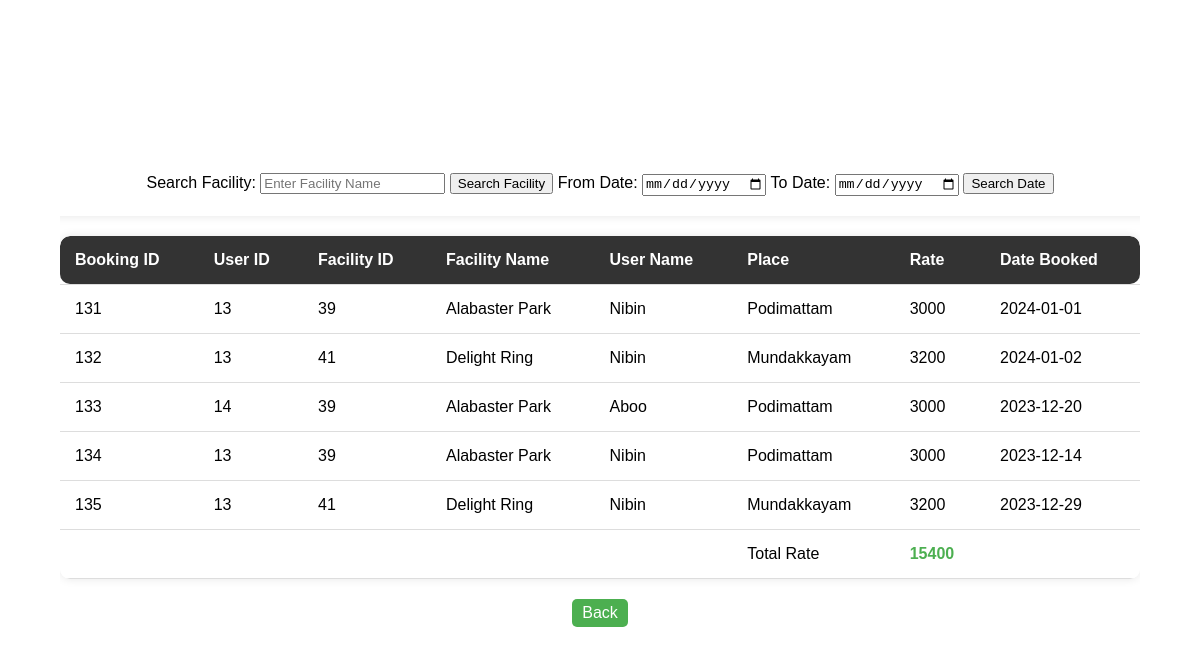
Page /allbookings.php on the committed database.
### tables this page shows
CREATE TABLE `booking_list` (
  `id` int(11) NOT NULL COMMENT 'AUTO_INCREMENT',
  `ref_code` varchar(100) NOT NULL,
  `user_id` int(11) NOT NULL,
  `facility_id` int(11) NOT NULL,
  `date_from` date NOT NULL,
  `payment_status` varchar(20) NOT NULL,
  `status` tinyint(2) NOT NULL DEFAULT 0,
  `date_created` datetime NOT NULL DEFAULT current_timestamp(),
  `date_updated` datetime DEFAULT NULL ON UPDATE current_timestamp() COMMENT 'ON UPDATE CURRENT_TIMESTAMP()',
  `amount` int(11) NOT NULL
);

CREATE TABLE `facility_list` (
  `facility_id` int(11) NOT NULL COMMENT 'AUTO_INCREMENT',
  `image_path` text NOT NULL,
  `status` tinyint(1) NOT NULL DEFAULT 1,
  `date_created` datetime NOT NULL DEFAULT current_timestamp(),
  `date_updated` datetime DEFAULT NULL ON UPDATE current_timestamp() COMMENT 'ON UPDATE CURRENT_TIMESTAMP()',
  `name` text NOT NULL,
  `place` varchar(30) NOT NULL,
  `description` text NOT NULL,
  `rate` int(10) NOT NULL
);

CREATE TABLE `customer_details` (
  `id` int(11) NOT NULL COMMENT 'AUTO_INCREMENT',
  `firstname` text NOT NULL,
  `middlename` text DEFAULT NULL,
  `lastname` text NOT NULL,
  `gender` text NOT NULL,
  `contact` text NOT NULL,
  `address` text NOT NULL,
  `email` text NOT NULL,
  `password` text NOT NULL,
  `confirm_password` text DEFAULT NULL,
  `image_path` text DEFAULT NULL,
  `status` varchar(15) NOT NULL DEFAULT 'user',
  `date_created` datetime NOT NULL DEFAULT current_timestamp(),
  `date_added` datetime DEFAULT NULL ON UPDATE current_timestamp() COMMENT 'ON UPDATE CURRENT_TIMESTAMP()'
);

### allbookings.php (the view, shortened to what this page needs)
<!DOCTYPE html>
<html lang="en">
<head>
</head>
<body>
<div class="container">
    <div class="search-container">
        <form method="GET" action="">
            <label for="facility-search">Search Facility:</label>
            <input type="text" id="facility-search" name="facility_search" placeholder="Enter Facility Name">
            <input type="submit" name="search_facility" value="Search Facility">
            <label for="date-from">From Date:</label>
            <input type="date" id="date-from" name="date_from">
            <label for="date-to">To Date:</label>
            <input type="date" id="date-to" name="date_to">
            <input type="submit" name="search_date" value="Search Date">
        </form>
    </div>
    <?php
    $con = mysqli_connect("localhost", "admin", "admin", "miniproject");
    $search_query = isset($_GET['facility_search']) ? $_GET['facility_search'] : '';
    $date_from = isset($_GET['date_from']) ? $_GET['date_from'] : '';
    $date_to = isset($_GET['date_to']) ? $_GET['date_to'] : '';
    if (isset($_GET['search_facility']) && !empty($search_query)) {
        $sql = "SELECT
                    b.id AS booking_id,
                    b.user_id,
                    b.facility_id,
                    f.name AS facility_name,
                    c.firstname AS user_name,
                    f.place,
                    f.rate,
                    b.date_from,
                    b.date_created,
                    b.status
                FROM
                    booking_list b
                JOIN
                    facility_list f ON b.facility_id = f.facility_id
                JOIN
                    customer_details c ON b.user_id = c.id
                WHERE
                    f.name LIKE ?";
        $stmt = $con->prepare($sql);
        $search_param = "%$search_query%";
        $stmt->bind_param("s", $search_param);
        $stmt->execute();
        $result = $stmt->get_result();
    } else {
        $sql = "SELECT
                    b.id AS booking_id,
                    b.user_id,
                    b.facility_id,
                    f.name AS facility_name,
                    c.firstname AS user_name,
                    f.place,
                    f.rate,
                    b.date_from,
                    b.date_created,
                    b.status
                FROM
                    booking_list b
                JOIN
                    facility_list f ON b.facility_id = f.facility_id
                JOIN
                    customer_details c ON b.user_id = c.id";
        $result = $con->query($sql);
    }
    $data = array();
    $totalRate = 0;
    if ($result->num_rows > 0) {
        while ($row = $result->fetch_assoc()) {
            $data[] = $row;
            $totalRate += $row['rate'];
        }
    }
    ?>
    <table>
        <thead>
            <tr>
                <th>Booking ID</th>
                <th>User ID</th>
                <th>Facility ID</th>
                <th>Facility Name</th>
                <th>User Name</th>
                <th>Place</th>
                <th>Rate</th>
                <th>Date Booked</th>
            </tr>
        </thead>
        <tbody>
            <?php
            if (!empty($data)) {
                foreach ($data as $row) {
                    echo "<tr>";
                    echo "<td>{$row['booking_id']}</td>";
                    echo "<td>{$row['user_id']}</td>";
                    echo "<td>{$row['facility_id']}</td>";
                    echo "<td>{$row['facility_name']}</td>";
                    echo "<td>{$row['user_name']}</td>";
                    echo "<td>{$row['place']}</td>";
                    echo "<td>{$row['rate']}</td>";
                    echo "<td>{$row['date_from']}</td>";
                    echo "</tr>";
                }
            } else {
                echo "<tr><td colspan='8'>No bookings available</td></tr>";
            }
            ?>
        </tbody>
        <tfoot>
            <tr>
                <td colspan="5"></td>
                <td>Total Rate</td>
                <td style="font-weight: bold; color: #4CAF50;"><?php echo $totalRate; ?></td>
                <td colspan="2"></td>
            </tr>
        </tfoot>
    </table>
    <a href="adminpage.php" class="back-button">Back</a>
</div>
</body>
</html>

### allbookings.php (style rules this page uses)
body { margin: 0; padding: 0; font-family: Arial, sans-serif; background: url('images/img6.jpg'); background-size: cover; display: flex; align-items: center; justify-content: center; min-height: 100vh; }
.container { display: flex; flex-direction: column; align-items: center; width: 90%; margin: 50px auto; overflow: hidden; }
.search-container { width: 100%; background-color: rgba(255, 255, 255, 0.8); box-shadow: 0 0 10px rgba(0, 0, 0, 0.1); text-align: center; padding: 20px; }
table { width: 100%; border-collapse: collapse; overflow: hidden; border-radius: 10px; margin-top: 20px; box-shadow: 0 0 10px rgba(0, 0, 0, 0.1); background-color: rgba(255, 255, 255, 0.8); }
th, td { padding: 15px; text-align: left; border-bottom: 1px solid #ddd; }
th { background-color: #333; color: #fff; }
td:first-child, th:first-child { border-top-left-radius: 10px; border-bottom-left-radius: 10px; }
td:last-child, th:last-child { border-top-right-radius: 10px; border-bottom-right-radius: 10px; }
th, td { white-space: nowrap; overflow: hidden; text-overflow: ellipsis; }
.back-button { margin: 20px auto; padding: 5px 10px; background-color: #4CAF50; color: #fff; text-decoration: none; text-align: center; border-radius: 5px; cursor: pointer; }

### rows in the picture
booking_list: id "131", user "13", facility "39", facility.name "Alabaster Park", user.firstname "Nibin", facility.place "Podimattam", facility.rate "3000", date_from "2024-01-01"
booking_list: id "132", user "13", facility "41", facility.name "Delight Ring", user.firstname "Nibin", facility.place "Mundakkayam", facility.rate "3200", date_from "2024-01-02"
booking_list: id "133", user "14", facility "39", facility.name "Alabaster Park", user.firstname "Aboo", facility.place "Podimattam", facility.rate "3000", date_from "2023-12-20"
booking_list: id "134", user "13", facility "39", facility.name "Alabaster Park", user.firstname "Nibin", facility.place "Podimattam", facility.rate "3000", date_from "2023-12-14"
booking_list: id "135", user "13", facility "41", facility.name "Delight Ring", user.firstname "Nibin", facility.place "Mundakkayam", facility.rate "3200", date_from "2023-12-29"

### other values in the picture
$totalRate "15400"
